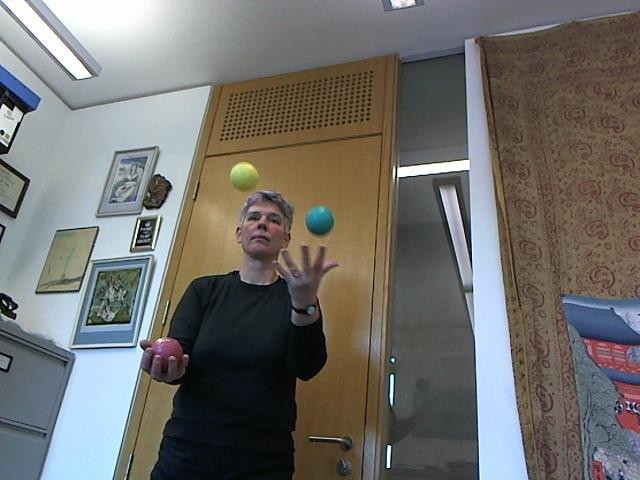
%> input picture images/00000002.jpg, 640 x 480 px; its folder holds 4 pictures in this run
$ octave --eval "result = createaverage;"   (GNU Octave 9; MATLAB toolbox functions it lacks are replaced by stand-ins)
%> lines starting %> are read from the running program, lines starting %| are printed output that depends on the picture
function a = createaverage()
    files = dir('images/0*.jpg');
    a=double(imread(strcat('images/',files(1).name)));
    for ii = 2:size(files,1)
        a = a+double(imread(strcat('images/',files(ii).name)));
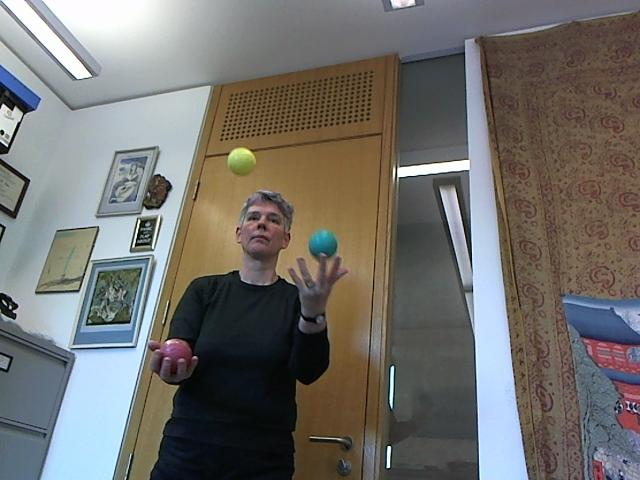
%> input picture images/00000003.jpg, 640 x 480 px
    end
%> pass 2 of the loop in createaverage, `for ii = 2:size(files,1)`:
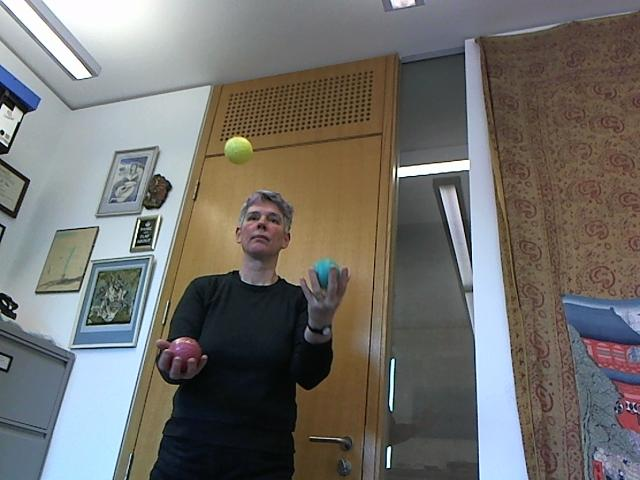
%> input picture images/00000004.jpg, 640 x 480 px
%> in createaverage, `a = a+double(imread(strcat('images/',files(ii).name)));`:
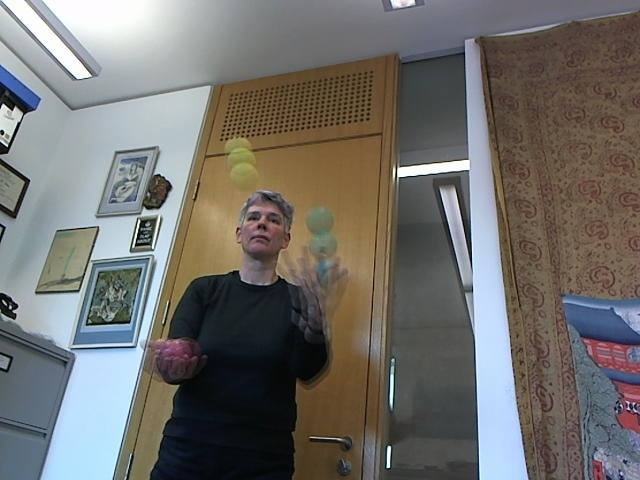
%> a: size 480x640x3 double; mean R, G, B 339.6, 334.1, 322.9; drawn with min black and max white
%> pass 3 of the loop in createaverage, `for ii = 2:size(files,1)`:
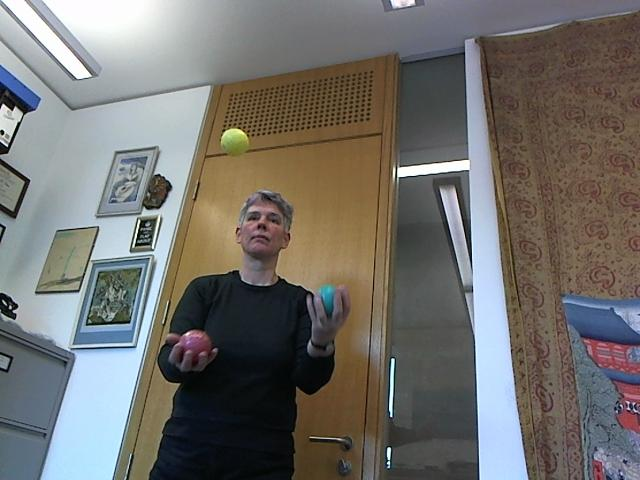
%> input picture images/00000005.jpg, 640 x 480 px
%> in createaverage, `a = a+double(imread(strcat('images/',files(ii).name)));`:
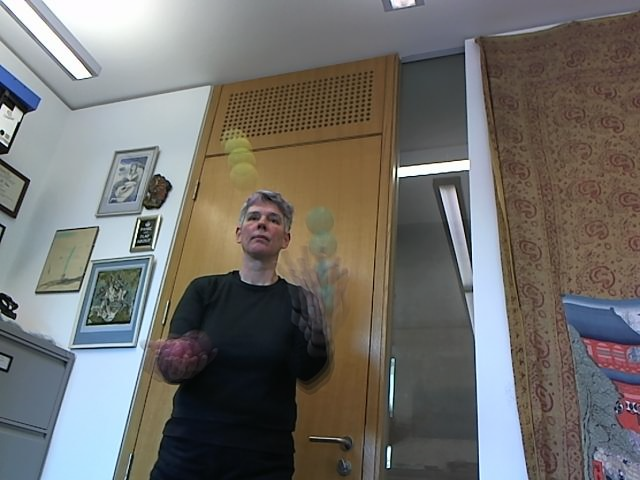
%> a: size 480x640x3 double; mean R, G, B 453.3, 445.7, 430.7; drawn with min black and max white
    a=a/size(files,1);
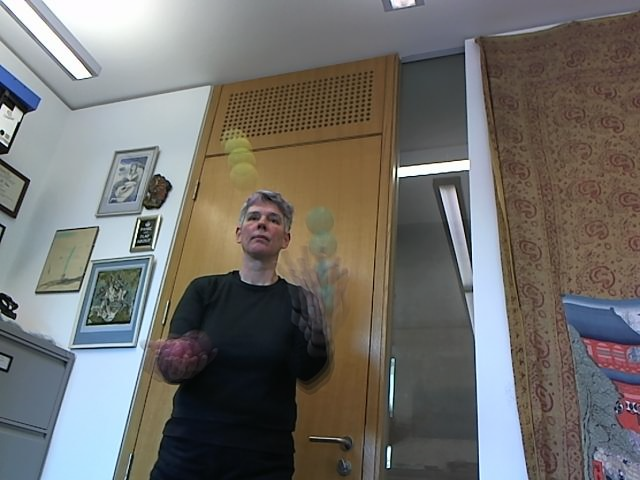
%> a: size 480x640x3 double; mean R, G, B 113.3, 111.4, 107.7
